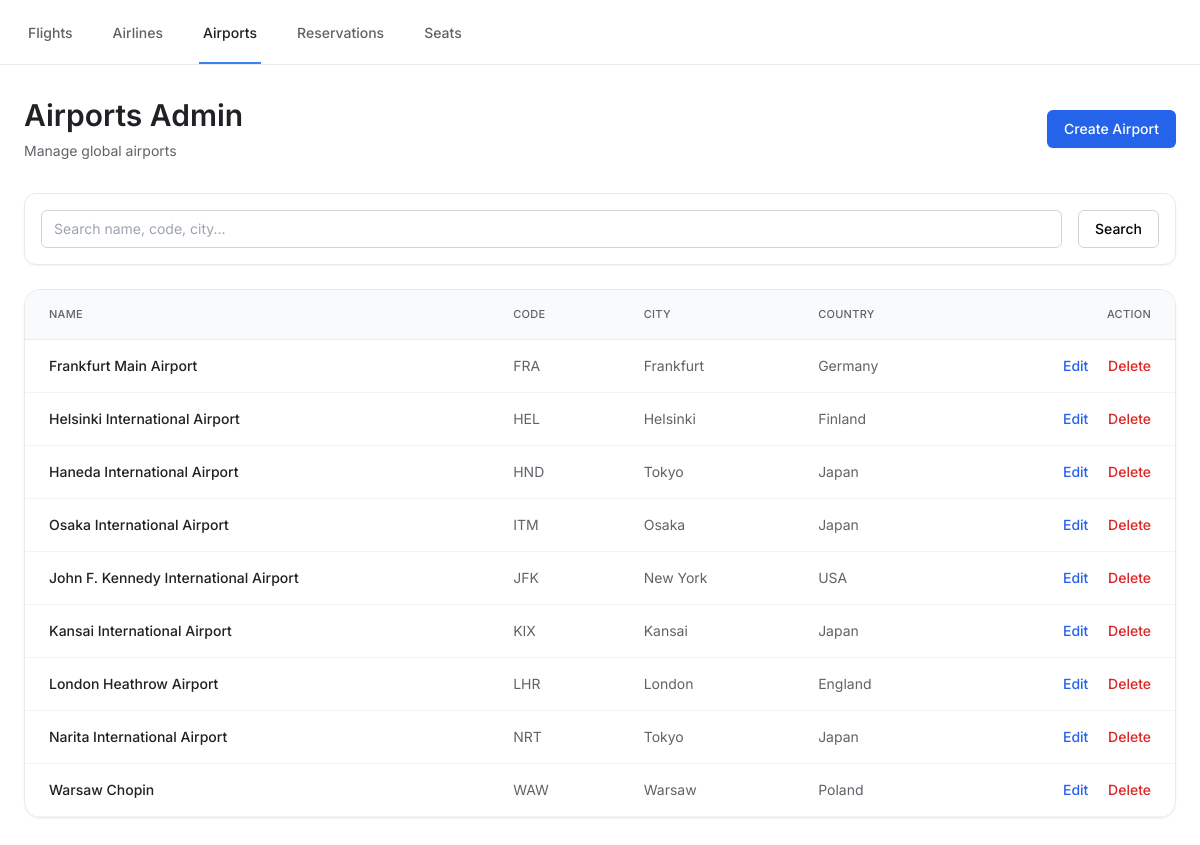
The page /custom-admin/airports/ on the database its author committed.
### booking/models.py (models this page shows, shortened)
class Airport(models.Model):
    name = models.CharField(max_length=100)
    code = models.CharField(max_length=3)
    city = models.CharField(max_length=100)
    country = models.CharField(max_length=100)

### booking/admin_views.py (the view)
# urls.py: path("custom-admin/airports/", admin_views.airport_list, name="admin_airport_list"),
def airport_list(request):
    airports = Airport.objects.all()
    search_query = request.GET.get("q")
    if search_query:
        airports = airports.filter(
            Q(name__icontains=search_query)
            | Q(code__icontains=search_query)
            | Q(city__icontains=search_query)
        )
    sort_by = request.GET.get("sort", "code")
    allowed = ["name", "code", "city", "country", "-name", "-code", "-city", "-country"]
    if sort_by in allowed:
        airports = airports.order_by(sort_by)
    paginator = Paginator(airports, 15)
    page_obj = paginator.get_page(request.GET.get("page"))
    return render(
        request,
        "admin_panel/airport_list.html",
        {"airports": page_obj, "search_query": search_query, "current_sort": sort_by},
    )

### booking/templates/admin_panel/airport_list.html (shortened to what this page needs)
<!DOCTYPE html>
<html>
<head>
    <script src="https://cdn.tailwindcss.com"></script>
</head>
<body class="bg-white min-h-screen">
    <nav class="bg-white border-b border-[#e8eaed]">
        <div class="max-w-[1400px] mx-auto px-6">
            <div class="flex h-16 space-x-8">
                <a href="{% url 'admin_flight_list' %}" class="inline-flex items-center px-1 pt-1 border-b-2 border-transparent text-sm font-medium text-[#5f6368] hover:text-[#202124] hover:border-[#e8eaed]">Flights</a>
                <a href="{% url 'admin_airline_list' %}" class="inline-flex items-center px-1 pt-1 border-b-2 border-transparent text-sm font-medium text-[#5f6368] hover:text-[#202124] hover:border-[#e8eaed]">Airlines</a>
                <a href="{% url 'admin_airport_list' %}" class="inline-flex items-center px-1 pt-1 border-b-2 border-blue-500 text-sm font-medium text-[#202124]">Airports</a>
                <a href="{% url 'admin_reservation_list' %}" class="inline-flex items-center px-1 pt-1 border-b-2 border-transparent text-sm font-medium text-[#5f6368] hover:text-[#202124] hover:border-[#e8eaed]">Reservations</a>
                <a href="{% url 'admin_seat_list' %}" class="inline-flex items-center px-1 pt-1 border-b-2 border-transparent text-sm font-medium text-[#5f6368] hover:text-[#202124] hover:border-[#e8eaed]">Seats</a>
            </div>
        </div>
    </nav>
    <div class="px-6 py-8 max-w-[1400px] mx-auto">
        <div class="flex justify-between items-center mb-8">
            <div>
                <h1 class="text-3xl font-semibold text-[#202124] mb-2">Airports Admin</h1>
                <p class="text-[#5f6368] text-sm">Manage global airports</p>
            </div>
            <a href="{% url 'admin_airport_create' %}" class="inline-flex items-center justify-center px-4 py-2 border border-transparent text-sm font-medium rounded-md shadow-sm text-white bg-blue-600 hover:bg-blue-700">Create Airport</a>
        </div>
        <div class="mb-6 bg-white p-4 rounded-xl border border-[#e8eaed] shadow-sm">
            <form method="GET" class="flex gap-4">
                <input type="text" name="q" value="{{ search_query|default:'' }}" class="block w-full px-3 py-2 border border-gray-300 rounded-md sm:text-sm" placeholder="Search name, code, city...">
                <button type="submit" class="px-4 py-2 border border-gray-300 rounded-md bg-white hover:bg-gray-50 text-sm font-medium">Search</button>
            </form>
        </div>
        <div class="bg-white rounded-2xl border border-[#e8eaed] shadow-sm overflow-hidden">
            <table class="w-full">
                <thead class="bg-gray-50">
                    <tr class="border-b border-[#e8eaed]">
                        <th class="text-left px-6 py-4 text-[11px] font-medium text-[#5f6368] uppercase tracking-wide"><a href="?sort=name">Name</a></th>
                        <th class="text-left px-6 py-4 text-[11px] font-medium text-[#5f6368] uppercase tracking-wide"><a href="?sort=code">Code</a></th>
                        <th class="text-left px-6 py-4 text-[11px] font-medium text-[#5f6368] uppercase tracking-wide"><a href="?sort=city">City</a></th>
                        <th class="text-left px-6 py-4 text-[11px] font-medium text-[#5f6368] uppercase tracking-wide"><a href="?sort=country">Country</a></th>
                        <th class="text-right px-6 py-4 text-[11px] font-medium text-[#5f6368] uppercase tracking-wide">Action</th>
                    </tr>
                </thead>
                <tbody>
                    {% for airport in airports %}
                        <tr class="border-b border-[#f1f3f4] hover:bg-[#f8f9fa]">
                            <td class="px-6 py-4 text-sm font-medium text-[#202124]">{{ airport.name }}</td>
                            <td class="px-6 py-4 text-sm text-[#5f6368]">{{ airport.code }}</td>
                            <td class="px-6 py-4 text-sm text-[#5f6368]">{{ airport.city }}</td>
                            <td class="px-6 py-4 text-sm text-[#5f6368]">{{ airport.country }}</td>
                            <td class="px-6 py-4 text-right text-sm font-medium">
                                <a href="{% url 'admin_airport_update' airport.id %}" class="text-blue-600 hover:text-blue-900 mr-4">Edit</a>
                                <a href="{% url 'admin_airport_delete' airport.id %}" onclick="return confirm('Delete {{ airport.code }}?')" class="text-red-600 hover:text-red-900">Delete</a>
                            </td>
                        </tr>
                    {% empty %}
                        <tr><td colspan="5" class="px-6 py-12 text-center text-gray-500">No airports found</td></tr>
                    {% endfor %}
                </tbody>
            </table>
        </div>
    </div>
</body>
</html>

### booking/templates/admin_panel/airport_list.html (style rules this page uses)
body { font-family: 'Inter', sans-serif; }

### rows shown on the page
Airport: name "Frankfurt Main Airport", code "FRA", city "Frankfurt", country "Germany"
Airport: name "Helsinki International Airport", code "HEL", city "Helsinki", country "Finland"
Airport: name "Haneda International Airport", code "HND", city "Tokyo", country "Japan"
Airport: name "Osaka International Airport", code "ITM", city "Osaka", country "Japan"
Airport: name "John F. Kennedy International Airport", code "JFK", city "New York", country "USA"
Airport: name "Kansai International Airport", code "KIX", city "Kansai", country "Japan"
Airport: name "London Heathrow Airport", code "LHR", city "London", country "England"
Airport: name "Narita International Airport", code "NRT", city "Tokyo", country "Japan"
Airport: name "Warsaw Chopin", code "WAW", city "Warsaw", country "Poland"
